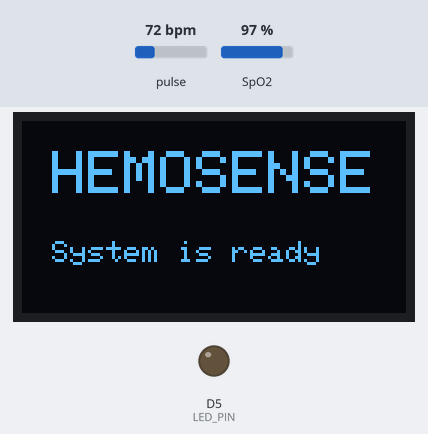
Simulated run of this sketch. Board: ESP8266 (NodeMCU). Parts: 128×64 one-colour display, output pins drawn as LEDs (lit = HIGH). The test bench sets the inputs (shaded band); at power-on: pulse 72 bpm, SpO2 97 %. WiFi joins after 1.5 s; servers stay silent unless stated; uploads are accepted with an empty reply; what the sketch prints to the serial monitor is not drawn.

Above: at 2.9 s.
At 6.3 s:
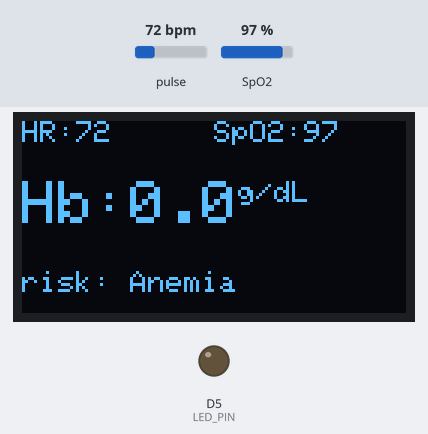
6.4 s: pulse set to 42 bpm
At 8.5 s:
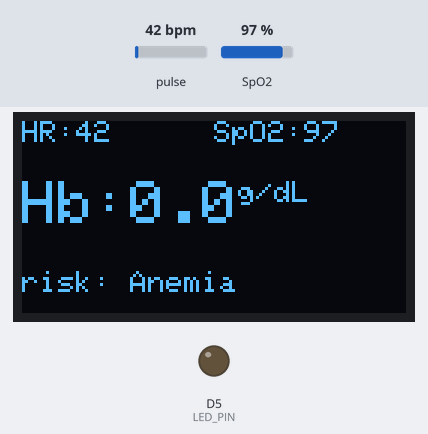
9.0 s: SpO2 set to 80 %
At 10.6 s:
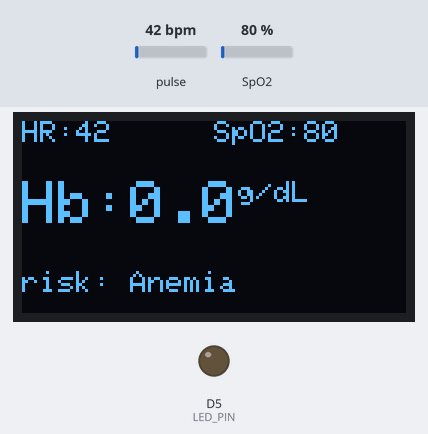
10.9 s: pulse set to 70 bpm
At 11.7 s:
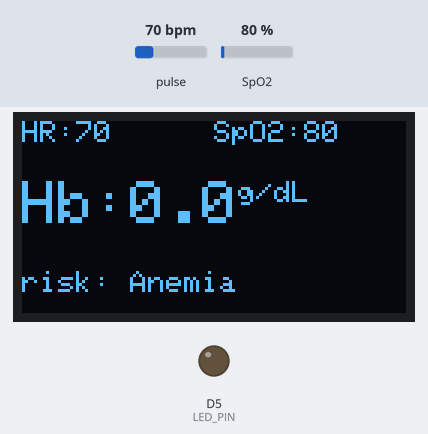
12.7 s: SpO2 set to 85 %
Timing chart, 0 to 15.6 s (numbered marks = the images above; inputs shaded):
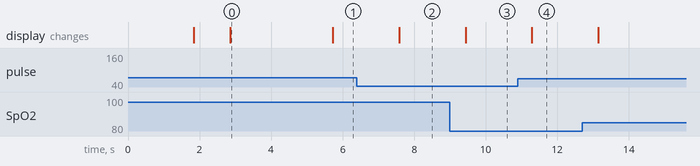

Measured:
- after the input at 6.4 s, the display: changes after 1.2 s (image 2)
- after the input at 9.0 s, the display: changes after 0.44 s (image 3)
- after the input at 10.9 s, the display: changes after 0.39 s (image 4)
- what the display in image 0 shows lasts 2.8 s, from 2.9 s to 5.7 s

The sketch:

anemia_detection.ino.ino
```cpp
#define BLYNK_PRINT Serial
#define BLYNK_TEMPLATE_ID "add your template id"
#define BLYNK_TEMPLATE_NAME "HEMOSENSE"
#define BLYNK_AUTH_TOKEN "token id"

#include <ESP8266WiFi.h>
#include <ESP8266HTTPClient.h>
#include <BlynkSimpleEsp8266.h>
#include <Wire.h>
#include "MAX30105.h"
#include "spo2_algorithm.h"
#include <Adafruit_GFX.h>
#include <Adafruit_SSD1306.h>

// WiFi
const char* ssid = "wifi name";
const char* password = "wifi passward";

// Flask
const char* server = "give your server name";

// Sensor
MAX30105 particleSensor;

// OLED
#define SCREEN_WIDTH 128
#define SCREEN_HEIGHT 64
Adafruit_SSD1306 display(SCREEN_WIDTH, SCREEN_HEIGHT, &Wire, -1);

// 🔥 LED PIN ADD
#define LED_PIN D5

// Buffers (FAST)
uint32_t irBuffer[50];
uint32_t redBuffer[50];

// Variables
int32_t spo2;
int8_t validSPO2;
int32_t heartRate;
int8_t validHeartRate;

float hb = 0;
int filteredHR = 0;

void setup() {
  Serial.begin(115200);

    // 🔥 LED INIT
  pinMode(LED_PIN, OUTPUT);
  digitalWrite(LED_PIN, LOW);

  WiFi.begin(ssid, password);
  Blynk.begin(BLYNK_AUTH_TOKEN, ssid, password);

  while (WiFi.status() != WL_CONNECTED) {
    delay(500);
    Serial.print(".");
  }

  Serial.println("\nWiFi Connected");

  if (!particleSensor.begin(Wire)) {
    Serial.println("MAX30102 not found");
    while (1);
  }

  particleSensor.setup();

  if (!display.begin(SSD1306_SWITCHCAPVCC, 0x3C)) {
    Serial.println("OLED failed");
    while (1);
  }

  // 🔵 Startup Screen
  display.clearDisplay();
  display.setTextSize(2);
  display.setTextColor(WHITE);
  display.setCursor(10, 10);
  display.println("HELLO !");
  delay(1000);

  display.clearDisplay();
  display.setTextSize(2);
  display.setCursor(10, 10);
  display.println("HEMOSENSE");
  display.setTextSize(1);
  display.setCursor(10, 40);
  display.println("System is ready");

  display.display();
  delay(2000);
}

void loop() {

  Blynk.run();

  long irValue = particleSensor.getIR();

  display.clearDisplay();

  // 🔴 NO FINGER
  if (irValue < 40000) {

        // 🔥 LED OFF
    digitalWrite(LED_PIN, HIGH);

    display.setTextSize(2);
    display.setCursor(10, 20);
    display.println("Place");
    display.setCursor(10, 45);
    display.println("Finger");
    display.display();
    return;
  }

    // 🔥 FINGER DETECTED → LED ON
  digitalWrite(LED_PIN, LOW);

  // Collect 50 samples (FAST)
  for (byte i = 0; i < 50; i++) {
    while (!particleSensor.available())
      particleSensor.check();

    redBuffer[i] = particleSensor.getRed();
    irBuffer[i] = particleSensor.getIR();
    particleSensor.nextSample();
  }

  // Calculate HR & SpO2
  maxim_heart_rate_and_oxygen_saturation(
    irBuffer, 50, redBuffer,
    &spo2, &validSPO2,
    &heartRate, &validHeartRate
  );

  // 🟢 HR FILTER
  if (heartRate > 40 && heartRate < 120) {
    filteredHR = heartRate;
  }

  int redValue = redBuffer[49];
  int irValue2 = irBuffer[49];

  // 📡 Flask API
  if (WiFi.status() == WL_CONNECTED) {
    WiFiClient client;
    HTTPClient http;

    http.begin(client, server);
    http.addHeader("Content-Type", "application/json");

    String json = "{\"red\":" + String(redValue) +
                  ",\"ir\":" + String(irValue2) +
                  ",\"age\":22,\"gender\":0}";

    int code = http.POST(json);

    if (code > 0) {
      String payload = http.getString();

      int start = payload.indexOf(":") + 1;
      int end = payload.indexOf("}");

      hb = payload.substring(start, end).toFloat();
    }

    http.end();
  }

  // 🟣 Risk
  String risk = (hb < 10.0) ? "Anemia" : "Normal";

  // 📟 OLED UI (YOUR DESIGN)
  display.setTextSize(1);

  // Line 1 → HR & SpO2
  display.setCursor(0, 0);
  display.print("HR:");
  display.print(filteredHR);

  display.setCursor(64, 0);
  display.print("SpO2:");
  display.print(spo2);

  // Line 2 → Hb
  display.setTextSize(2);
  display.setCursor(0,20);
  display.print("Hb:");
  display.print(hb, 1);
  display.setTextSize(1);
  display.print("g/dL");

  // Line 3 → Risk
  display.setTextSize(1);
  display.setCursor(0,50);
  display.print("risk: ");
  display.print(risk);

  display.display();

  // 📱 Blynk
  Blynk.virtualWrite(V0, filteredHR);
  Blynk.virtualWrite(V1, spo2);
  Blynk.virtualWrite(V2, hb);
  Blynk.virtualWrite(V3, risk);

  delay(1000);
}
```
